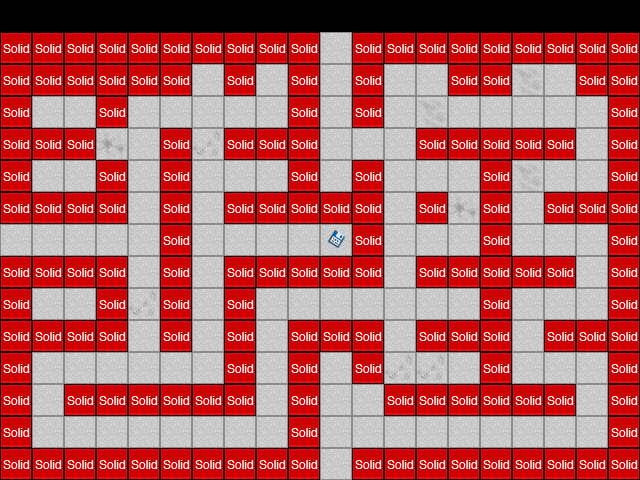

This is a level from a 2D game, rendered from its Tiled map with the project's own tilesets. A one-line summary and the map file follow, with tile-layer data summarised:
An orthogonal 20x15 tile map with 32x32 px tiles, 2 tile layers (Tile Layer 1, collision), 2 tilesets and 5 objects (mainPlayer, ojd, doorUp, doorLeft, doorDown).

<map version="1.0" orientation="orthogonal" width="20" height="15" tilewidth="32" tileheight="32">
 <tileset firstgid="1" name="metatiles32x32" tilewidth="32" tileheight="32">
  <image source="../img/map/metatiles32x32.png" width="288" height="32" />
  <tile id="0">
   <properties>
    <property name="type" value="solid" />
   </properties>
  </tile>
  <tile id="5">
   <properties>
    <property name="type" value="doorRight" />
   </properties>
  </tile>
  <tile id="6">
   <properties>
    <property name="type" value="doorUp" />
   </properties>
  </tile>
  <tile id="7">
   <properties>
    <property name="type" value="doorDown" />
   </properties>
  </tile>
  <tile id="8">
   <properties>
    <property name="type" value="doorLeft" />
   </properties>
  </tile>
 </tileset>
 <tileset firstgid="10" name="Terrain" tilewidth="32" tileheight="32">
  <image source="../img/map/Terrain.png" width="256" height="256" />
 </tileset>
 <layer name="Tile Layer 1" width="20" height="15">
  <data>[300 cells, 280 non-empty, 9 distinct tile ids]</data>
 </layer>
 <layer name="collision" width="20" height="15">
  <data>[300 cells, 165 non-empty, 4 distinct tile ids]</data>
 </layer>
 <objectgroup name="Object Layer 1" width="20" height="15">
  <object name="mainPlayer" x="320" y="96" width="32" height="32">
   <properties>
    <property name="image" value="Main_char" />
    <property name="spritewidth" value="64" />
   </properties>
  </object>
  <object name="ojd" x="257" y="64" width="28" height="31">
   <properties>
    <property name="image" value="ojd" />
    <property name="spritewidth" value="64" />
   </properties>
  </object>
 </objectgroup>
 <objectgroup name="doors" width="20" height="15">
  <object name="doorUp" x="320" y="64" width="29" height="28">
   <properties>
    <property name="type" value="door" />
   </properties>
  </object>
  <object name="doorLeft" x="32" y="224" width="29" height="27">
   <properties>
    <property name="type" value="door" />
   </properties>
  </object>
  <object name="doorDown" x="320" y="416" width="29" height="30">
   <properties>
    <property name="type" value="door" />
   </properties>
  </object>
 </objectgroup>
</map>
